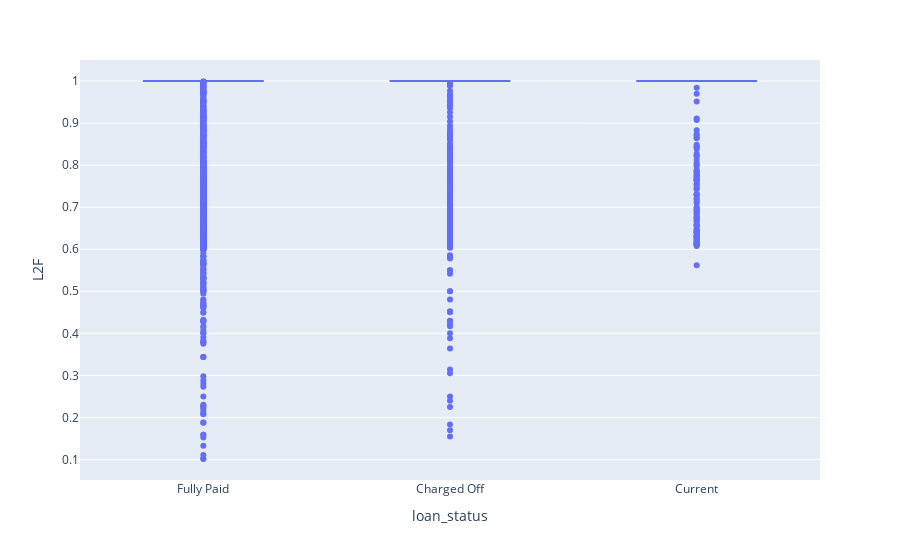

Write notebook code for a chart like this one.
### Markdown cell above
Nebraska is the only state that is loosing money on an avrage for every loan, but has only 5 loans issued so the data is too low for analisys.
WY seems like the highest profit but the number of loans are too low for analisys
What we see is that even though CA has the highest number of loans TX makes the most profit per loan and also has a good number of loans issued.

### Code cell
Data_LC['L2F']=Data_LC.funded_amnt/Data_LC.loan_amnt
px.box(Data_LC,x='loan_status',y='L2F')

### Figure 1 — Plotly figure (JSON) as saved in the notebook; plotly's stock layout.template omitted (floating-point values rounded to 4 significant figures; data arrays with more than 128 entries replaced by an {"elided": "..."} marker saying what was removed)
{"data": [{"alignmentgroup": "True", "hovertemplate": "loan_status=%{x}<br>L2F=%{y}<extra></extra>", "legendgroup": "", "marker": {"color": "#636efa"}, "name": "", "notched": false, "offsetgroup": "", "orientation": "v", "showlegend": false, "type": "box", "x": {"elided": "39717 str values"}, "x0": " ", "xaxis": "x", "y": {"elided": "39717 float values"}, "y0": " ", "yaxis": "y"}], "layout": {"boxmode": "group", "legend": {"tracegroupgap": 0}, "margin": {"t": 60}, "xaxis": {"anchor": "y", "domain": [0, 1], "title": {"text": "loan_status"}}, "yaxis": {"anchor": "x", "domain": [0, 1], "title": {"text": "L2F"}}}}
